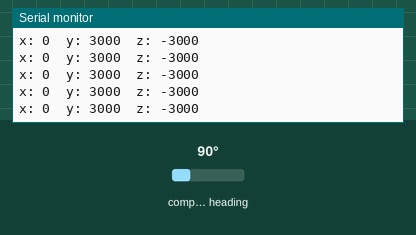
Recording of a sketch running on a simulated Arduino Uno, built with avr-gcc and run on an emulated ATmega328P. Parts: the last lines printed to the serial monitor. Wiring (inferred from the names in the program): QMC5883L compass at I2C address 0x0D. The test bench sets the inputs (shaded band); at power-on: compass heading 90°.

Above: at 1.2 s.
1.3 s: compass heading set to 7°
At 1.71 s:
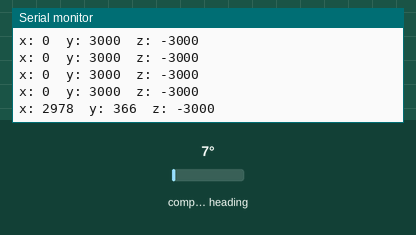
2.8 s: compass heading set to 180°
At 2.97 s:
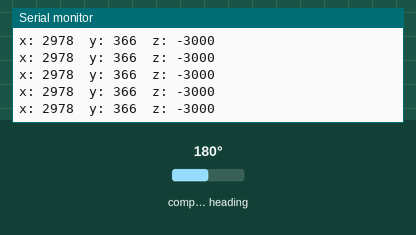
Timing chart, 0 to 5.8 s (numbered marks = the images above; inputs shaded):
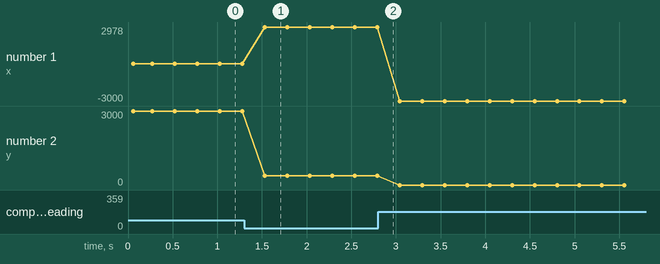

Measured:
- after the input at 1.3 s, the serial monitor: prints a new line after 0.23 s (image 1)
- plotted number 1: 0 → 2978 after the input at 1.3 s
- plotted number 2: 3000 → 366 after the input at 1.3 s

The sketch:

compass_test.ino
```cpp
/*
 * QMC5883L Compass Sensor Demo
 *
 * Connections:
 * Arduino GND -> GY-271/QMC5883L GND
 * Arduino 3.3V -> GY-271/QMC5883L VCC
 * Arduino A4 (SDA) -> GY-271/QMC5883L SDA
 * Arduino A5 (SCL) -> GY-271/QMC5883L SCL
 */

#include <Wire.h>

#define QMC5883L_ADDR 0x0D  // I2C address of QMC5883L

bool haveQMC5883L = false;

// Function to detect QMC5883L
bool detectQMC5883L() {
  Wire.beginTransmission(QMC5883L_ADDR);
  Wire.write(0x00);  // Select data output register to test communication
  if (Wire.endTransmission() == 0) {  // Successful communication
    return true;
  }
  Serial.println("I2C communication failed");
  return false;
}

void setup() {
  Serial.begin(9600);
  Serial.println("QMC5883L Sensor Test");
  Wire.begin();

  // Initial sensor detection
  if (detectQMC5883L()) {
    haveQMC5883L = true;
    Serial.println("QMC5883L detected, initializing...");

    // Configure QMC5883L
    Wire.beginTransmission(QMC5883L_ADDR);
    Wire.write(0x09);  // Control Register 1
    Wire.write(0x1D);  // Mode: Continuous, ODR: 200Hz, Range: 8G, OSR: 512
    Wire.endTransmission();

    Wire.beginTransmission(QMC5883L_ADDR);
    Wire.write(0x0B);  // SET/RESET Period Register
    Wire.write(0x01);  // Recommended value for stable operation
    Wire.endTransmission();
  } else {
    Serial.println("No QMC5883L sensor detected! Check connections.");
  }
}

void loop() {
  if (!haveQMC5883L) {
    if (detectQMC5883L()) {
      haveQMC5883L = true;
      Serial.println("QMC5883L connected!");

      // Reconfigure the sensor
      Wire.beginTransmission(QMC5883L_ADDR);
      Wire.write(0x09);
      Wire.write(0x1D);  // Continuous mode, 200Hz, 8G, 512 OSR
      Wire.endTransmission();

      Wire.beginTransmission(QMC5883L_ADDR);
      Wire.write(0x0B);
      Wire.write(0x01);
      Wire.endTransmission();
    } else {
      Serial.println("No QMC5883L detected!");
      delay(1000);
      return;
    }
  } else {
    if (!detectQMC5883L()) {
      haveQMC5883L = false;
      Serial.println("Lost connection to QMC5883L!");
      delay(1000);
      return;
    }
  }

  // Read magnetic data
  int x, y, z;

  Wire.beginTransmission(QMC5883L_ADDR);
  Wire.write(0x00);  // Start reading from X LSB register
  Wire.endTransmission();

  Wire.requestFrom(QMC5883L_ADDR, 6);
  if (6 <= Wire.available()) {
    x = Wire.read();       // X LSB
    x |= Wire.read() << 8; // X MSB
    y = Wire.read();       // Y LSB
    y |= Wire.read() << 8; // Y MSB
    z = Wire.read();       // Z LSB
    z |= Wire.read() << 8; // Z MSB

    // Print values
    Serial.print("x: ");
    Serial.print(x);
    Serial.print("  y: ");
    Serial.print(y);
    Serial.print("  z: ");
    Serial.println(z);
  } else {
    Serial.println("Failed to read data!");
    haveQMC5883L = false;
  }

  delay(250);
}
```
